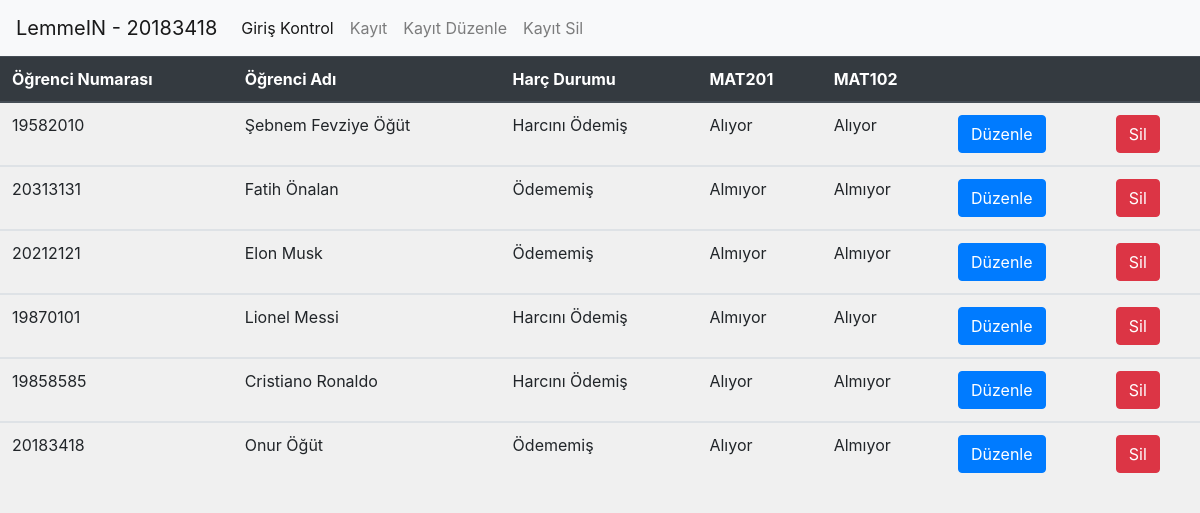
/listele, run on the app's committed database.
### tables this page shows
CREATE TABLE "kayitlar" (
	"ogrenci_no"	INTEGER,
	"harc"	INTEGER,
	"dif"	INTEGER,
	"mat"	INTEGER,
	"id"	INTEGER
, "ogrenci_adi"	TEXT);

### app.py (the view)
@app.route('/listele', methods = ['GET', 'POST'])
def listele():
	c = sql.connect('ogrenciler.sqlite')
	cur = c.cursor()
	cur.execute("SELECT * from kayitlar LIMIT 100")
	test = cur.fetchall()
	cur.execute("SELECT ogrenci_no from kayitlar")
	return render_template('listele.html', test=test)

### templates/listele.html (shortened to what this page needs)
<link rel="stylesheet" href="https://stackpath.bootstrapcdn.com/bootstrap/4.3.1/css/bootstrap.min.css">
<nav class="navbar navbar-expand-lg navbar-light bg-light">
  <a class="navbar-brand" href="#">LemmeIN - 20183418</a>
  <div class="collapse navbar-collapse" id="navbarSupportedContent">
    <ul class="navbar-nav mr-auto">
      <li class="nav-item active">
        <a class="nav-link" href="http://localhost:5000/">Giriş Kontrol <span class="sr-only">(current)</span></a>
      </li>
      <li class="nav-item">
        <a class="nav-link" href="http://localhost:5000/kayit">Kayıt</a>
      </li>
      <li class="nav-item">
        <a class="nav-link" href="http://localhost:5000/kayit_duzenle">Kayıt Düzenle</a>
      </li>
      <li class="nav-item">
        <a class="nav-link" href="http://localhost:5000/kayit_silme">Kayıt Sil</a>
      </li>
    </ul>
  </div>
</nav>
<div style="justify-content: center; display: flex; margin-top:0px;">
<table class="table">
  <thead class="thead-dark">
    <tr>
      <th scope="col">Öğrenci Numarası</th>
      <th scope="col">Öğrenci Adı</th>
      <th scope="col">Harç Durumu</th>
      <th scope="col">MAT201</th>
      <th scope="col">MAT102</th>
      <th scope="col"> </th>
      <th scope="col"> </th>
    </tr>
    {% for row in test %}
  </thead>
  <tbody>
    <tr>
      <td>{{ row[0] }}</td>
      <td>{{ row[5] }}</td>
      <td> {% if row[1] == 1 %}
        Harcını Ödemiş
        {% else %}
    Ödememiş
{% endif %}
      </td>
      <td>{% if row[2] == 1 %}
        Alıyor
        {% else %}
    Almıyor
{% endif %}</td>
      <td>{% if row[3] == 1 %}
        Alıyor
        {% else %}
    Almıyor
{% endif %}</td>
      <form action = "http://localhost:5000/listele" method = "POST" enctype = "multipart/form-data">
<td><button type="submit" name="duzenle_btn" formmethod="post" class="btn btn-primary">Düzenle</button></td>
<td><button type="submit" name="sil_btn" formmethod="post" class="btn btn-danger">Sil</button></td>
    </tr>
  </tbody>
  {% endfor %}
</table>
</div>

### data on the page
kayitlar: ogrenci_no "19582010", ogrenci_adi "Şebnem Fevziye Öğüt", harc "Harcını Ödemiş", dif "Alıyor", mat "Alıyor"
kayitlar: ogrenci_no "20313131", ogrenci_adi "Fatih Önalan", harc "Ödememiş", dif "Almıyor", mat "Almıyor"
kayitlar: ogrenci_no "20212121", ogrenci_adi "Elon Musk", harc "Ödememiş", dif "Almıyor", mat "Almıyor"
kayitlar: ogrenci_no "19870101", ogrenci_adi "Lionel Messi", harc "Harcını Ödemiş", dif "Almıyor", mat "Alıyor"
kayitlar: ogrenci_no "19858585", ogrenci_adi "Cristiano Ronaldo", harc "Harcını Ödemiş", dif "Alıyor", mat "Almıyor"
kayitlar: ogrenci_no "20183418", ogrenci_adi "Onur Öğüt", harc "Ödememiş", dif "Alıyor", mat "Almıyor"
